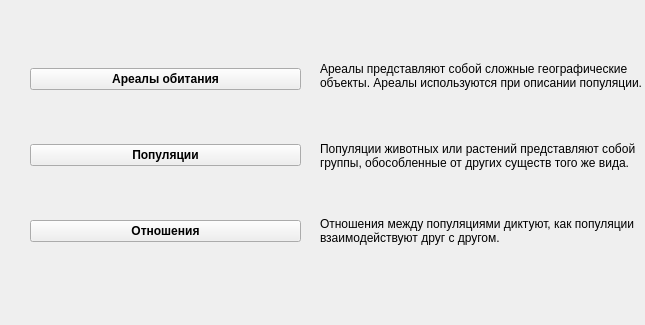
<?xml version="1.0" encoding="UTF-8"?>
<ui version="4.0">
 <class>KnowlegeEditorWindow</class>
 <widget class="QWidget" name="KnowlegeEditorWindow">
  <property name="geometry">
   <rect>
    <x>0</x>
    <y>0</y>
    <width>645</width>
    <height>325</height>
   </rect>
  </property>
  <property name="windowTitle">
   <string>Редактор знаний</string>
  </property>
  <widget class="QLabel" name="label_3">
   <property name="geometry">
    <rect>
     <x>350</x>
     <y>420</y>
     <width>47</width>
     <height>13</height>
    </rect>
   </property>
   <property name="text">
    <string/>
   </property>
  </widget>
  <widget class="QWidget" name="verticalLayoutWidget_2">
   <property name="geometry">
    <rect>
     <x>30</x>
     <y>20</y>
     <width>271</width>
     <height>271</height>
    </rect>
   </property>
   <layout class="QVBoxLayout" name="verticalLayout_2">
    <item>
     <widget class="QPushButton" name="areaButton">
      <property name="font">
       <font>
        <weight>75</weight>
        <bold>true</bold>
       </font>
      </property>
      <property name="text">
       <string>Ареалы обитания</string>
      </property>
     </widget>
    </item>
    <item>
     <widget class="QPushButton" name="animalButton">
      <property name="font">
       <font>
        <weight>75</weight>
        <bold>true</bold>
       </font>
      </property>
      <property name="text">
       <string>Популяции</string>
      </property>
     </widget>
    </item>
    <item>
     <widget class="QPushButton" name="relationsButton">
      <property name="font">
       <font>
        <weight>75</weight>
        <bold>true</bold>
       </font>
      </property>
      <property name="text">
       <string>Отношения</string>
      </property>
     </widget>
    </item>
   </layout>
  </widget>
  <widget class="QLabel" name="label">
   <property name="geometry">
    <rect>
     <x>320</x>
     <y>50</y>
     <width>334</width>
     <height>51</height>
    </rect>
   </property>
   <property name="acceptDrops">
    <bool>false</bool>
   </property>
   <property name="text">
    <string>Ареалы представляют собой сложные географические объекты. Ареалы используются при описании популяции.</string>
   </property>
   <property name="scaledContents">
    <bool>true</bool>
   </property>
   <property name="wordWrap">
    <bool>true</bool>
   </property>
  </widget>
  <widget class="QLabel" name="label_2">
   <property name="geometry">
    <rect>
     <x>320</x>
     <y>130</y>
     <width>334</width>
     <height>51</height>
    </rect>
   </property>
   <property name="acceptDrops">
    <bool>false</bool>
   </property>
   <property name="text">
    <string>Популяции животных или растений представляют собой группы, обособленные от других существ того же вида.</string>
   </property>
   <property name="scaledContents">
    <bool>true</bool>
   </property>
   <property name="wordWrap">
    <bool>true</bool>
   </property>
  </widget>
  <widget class="QLabel" name="label_4">
   <property name="geometry">
    <rect>
     <x>320</x>
     <y>200</y>
     <width>334</width>
     <height>61</height>
    </rect>
   </property>
   <property name="acceptDrops">
    <bool>false</bool>
   </property>
   <property name="text">
    <string>Отношения между популяциями диктуют, как популяции взаимодействуют друг с другом.</string>
   </property>
   <property name="scaledContents">
    <bool>true</bool>
   </property>
   <property name="wordWrap">
    <bool>true</bool>
   </property>
  </widget>
 </widget>
 <resources/>
 <connections/>
</ui>
